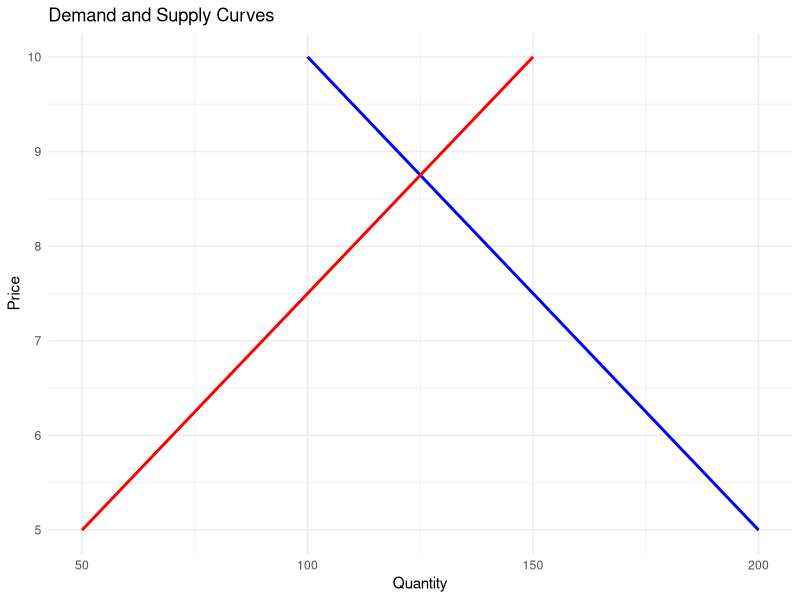

This chart was generated by the following R code:
library(ggplot2)

# Create a dataframe for demand and supply data
price <- c(10, 9, 8, 7, 6, 5)
quantity_demanded <- c(100, 120, 140, 160, 180, 200)
quantity_supplied <- c(150, 130, 110, 90, 70, 50)

df <- data.frame(price, quantity_demanded, quantity_supplied)

                          

# Plotting demand and supply curves with equilibrium point
ggplot(df, aes(x = quantity_demanded, y = price)) +
  geom_line(color = "blue", size = 1) +  # Demand curve
  geom_line(data = df, aes(x = quantity_supplied, y = price), color = "red", size = 1) +  # Supply curve
  labs(title = "Demand and Supply Curves",
       x = "Quantity",
       y = "Price") +
  theme_minimal()
